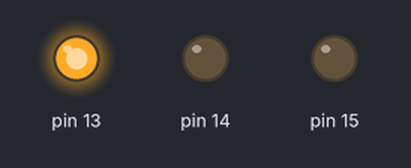
Bench run of a sketch on a simulated Arduino Uno, built with avr-gcc and run on an emulated ATmega328P. On the bench: output pins drawn as LEDs (lit = HIGH).

Above: at 2.5 s.
At 6.0 s:
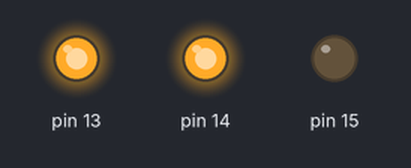
At 9.5 s:
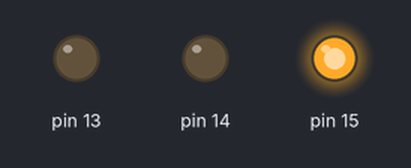
At 13.0 s:
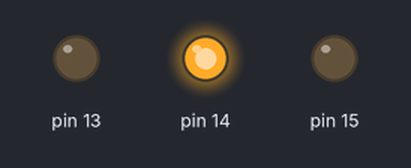
Timing chart, 0 to 18.2 s (numbered marks = the images above):
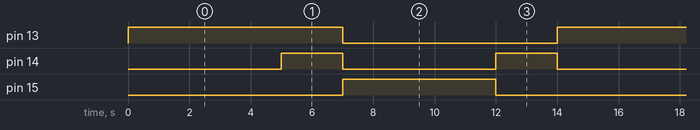

Measured:
- by itself, pin 13: alternates HIGH for 7.0 s and LOW for 7.0 s
- by itself, pin 14: alternates HIGH for 2.0 s and LOW for 5.0 s
- by itself, pin 15: alternates HIGH for 5.0 s and LOW for 9.0 s

The sketch:

Trafic_Light_with_splitfiles.ino
```cpp
#include "led_lyskryds.h"
#include <Arduino.h>

void setup() {
    pinMode(13, OUTPUT);
    pinMode(14, OUTPUT);
    pinMode(15, OUTPUT);
}

void loop() {

RED_led_on();

RED_YELLOW_led_on();

GREEN_led_on();

YELLOW_led_on();

}
```

led_lyskryds.cpp
```cpp
#include <Arduino.h>
#include "led_lyskryds.h"

void RED_led_on(){
  // Step 1: Red Light ON (Stop)
    digitalWrite(13, HIGH);
    digitalWrite(14, LOW);
    digitalWrite(15, LOW);
    delay(5000); // 5 seconds
}

void RED_YELLOW_led_on(){
  // Step 2: Red + Yellow Light ON (Get Ready)
    digitalWrite(14, HIGH);
    delay(2000); // 2 seconds
}

void GREEN_led_on(){
  // Step 3: Green Light ON (Go)
    digitalWrite(13, LOW);
    digitalWrite(14, LOW);
    digitalWrite(15, HIGH);
    delay(5000); // 5 seconds
}

void YELLOW_led_on(){
  // Step 4: Yellow Light ON (Slow Down)
    digitalWrite(15, LOW);
    digitalWrite(14, HIGH);
    delay(2000); // 2 seconds
}
```

led_lyskryds.h
```cpp
#ifndef led_lyskryds
#define led_lyskryds

void RED_led_on();

void RED_YELLOW_led_on();

void GREEN_led_on();

void YELLOW_led_on();

#endif
```
